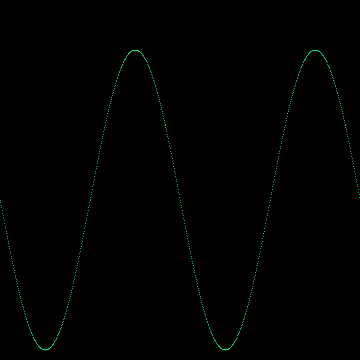
Frame 1 (no input)
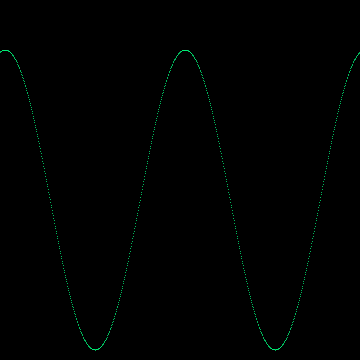
Frame 60 (the mouse pressed at the canvas centre just before this capture)
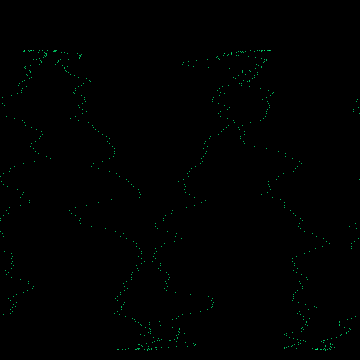
Frame 120 (the mouse held since frame 60 and released just before this capture)

The Processing sketch that drew these frames (run headless with seeded random() and noise(); from frame 60 on, the mouse is pressed at the canvas centre):

// Processing sketch: wave
// ── wave.pde
int round = 200;
float step = 0.5;
float angle = 0;
float angleStep = 1;
float lastX = -999;
float y;
float dist = 0;
float seed = random(10);
float noiseRate = 100;

void setup(){
  size(360, 360);
  background(0);
  colorMode(HSB, 360, 256, 256, 100);
}

void draw(){
  background(0);
  stroke(150, 256, 256, 100);
  if(random(100)<20){
    noiseRate = random(300);
  }else{
    noiseRate = 0;
  }
  for(float x=0; x<width; x+=step){
    y = 200 + sin(radians(angle))*150;
    lastX = x;
    x += (noise(seed)-0.5)*noiseRate;
    point((x+dist)%width,y);
    x = lastX;
    angle += angleStep;
    seed += 0.1;
  }
  dist += 10;

}
